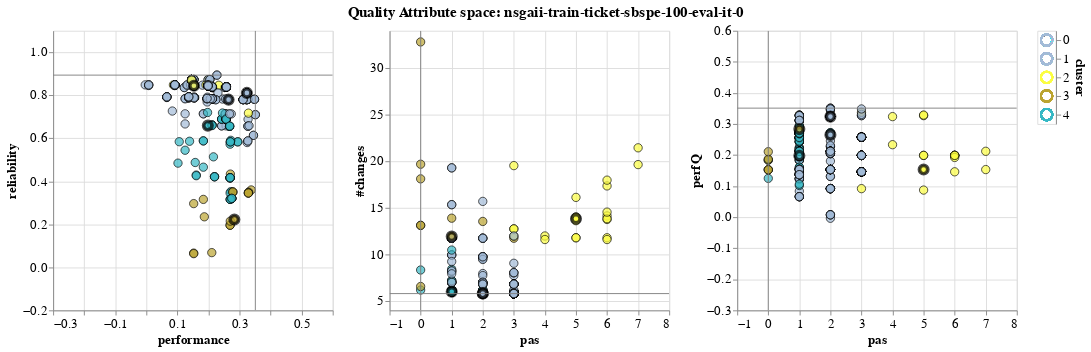

This figure's notebook cell:
### Code cell
it0_100_space.show_objective_space()
#it0_100_space.show_petal_plot(labels=True, size=(20,5))

### Figure 1 — Vega-Lite specification as saved in the notebook (floating-point values rounded to 4 significant figures; data arrays with more than 128 entries replaced by an {"elided": "..."} marker saying what was removed)
{"config": {"view": {"continuousWidth": 300, "continuousHeight": 300}, "axis": {"labelFontSize": 14, "titleFontSize": 14}, "title": {"anchor": "middle", "fontSize": 16}}, "hconcat": [{"layer": [{"data": {"name": "data-2d1ba5420361d02d88df1ad2eeaa3946"}, "mark": {"type": "circle", "size": 80, "stroke": "black"}, "encoding": {"color": {"condition": {"test": {"or": [{"param": "param_22"}, {"param": "param_21"}]}, "field": "cluster", "legend": null, "scale": {"domain": [0, 1, 2, 3, 4], "range": ["#a3bbd7", "#a3bbd7", "#fbfd42", "#bba431", "#37b8c5"]}, "type": "ordinal"}, "value": "transparent"}, "fillOpacity": {"condition": {"param": "param_21", "value": 1.0}, "value": 0.1}, "order": {"field": "prototype", "type": "ordinal"}, "strokeWidth": {"condition": {"test": "datum.prototype", "value": 4}, "value": 1}, "tooltip": [{"field": "solID", "type": "quantitative"}, {"field": "perfQ", "type": "quantitative"}, {"field": "reliability", "type": "quantitative"}, {"field": "#changes", "type": "quantitative"}, {"field": "pas", "type": "quantitative"}, {"field": "label", "type": "nominal"}, {"field": "cluster", "type": "quantitative"}], "x": {"axis": {"title": "performance"}, "field": "perfQ", "scale": {"domain": [-0.2035, 0.551]}, "type": "quantitative"}, "y": {"axis": {"title": "reliability"}, "field": "reliability", "scale": {"domain": [-0.1364, 1.094]}, "type": "quantitative"}}, "name": "view_17"}, {"data": {"name": "data-a882b69aa24ede90768e60862c534c30"}, "mark": {"type": "rule", "color": "gray"}, "encoding": {"x": {"field": "x", "type": "quantitative"}}}, {"data": {"name": "data-d15f5a37137abd46787b2a613625cd6e"}, "mark": {"type": "rule", "color": "gray"}, "encoding": {"y": {"field": "y", "type": "quantitative"}}}]}, {"layer": [{"data": {"name": "data-2d1ba5420361d02d88df1ad2eeaa3946"}, "mark": {"type": "circle", "size": 80, "stroke": "black"}, "encoding": {"color": {"condition": {"test": {"or": [{"param": "param_22"}, {"param": "param_21"}]}, "field": "cluster", "legend": null, "scale": {"domain": [0, 1, 2, 3, 4], "range": ["#a3bbd7", "#a3bbd7", "#fbfd42", "#bba431", "#37b8c5"]}, "type": "ordinal"}, "value": "transparent"}, "fillOpacity": {"condition": {"param": "param_21", "value": 1.0}, "value": 0.1}, "order": {"field": "prototype", "type": "ordinal"}, "strokeWidth": {"condition": {"test": "datum.prototype", "value": 4}, "value": 1}, "tooltip": [{"field": "solID", "type": "quantitative"}, {"field": "perfQ", "type": "quantitative"}, {"field": "reliability", "type": "quantitative"}, {"field": "#changes", "type": "quantitative"}, {"field": "pas", "type": "quantitative"}, {"field": "label", "type": "nominal"}, {"field": "cluster", "type": "quantitative"}], "x": {"axis": {"title": "pas"}, "field": "pas", "scale": {"domain": [-0.2, 7.2]}, "type": "quantitative"}, "y": {"axis": {"title": "#changes"}, "field": "#changes", "scale": {"domain": [5.6, 33.0]}, "type": "quantitative"}}, "name": "view_18"}, {"data": {"name": "data-6d8c1c24c6e6c01a5b03c8008eb22cfb"}, "mark": {"type": "rule", "color": "gray"}, "encoding": {"x": {"field": "x", "type": "quantitative"}}}, {"data": {"name": "data-9f769abb37160099fb6586b44b31a99b"}, "mark": {"type": "rule", "color": "gray"}, "encoding": {"y": {"field": "y", "type": "quantitative"}}}]}, {"layer": [{"data": {"name": "data-2d1ba5420361d02d88df1ad2eeaa3946"}, "mark": {"type": "circle", "size": 80, "stroke": "black"}, "encoding": {"color": {"condition": {"test": {"or": [{"param": "param_22"}, {"param": "param_21"}]}, "field": "cluster", "legend": null, "scale": {"domain": [0, 1, 2, 3, 4], "range": ["#a3bbd7", "#a3bbd7", "#fbfd42", "#bba431", "#37b8c5"]}, "type": "ordinal"}, "value": "transparent"}, "fillOpacity": {"condition": {"param": "param_21", "value": 1.0}, "value": 0.1}, "order": {"field": "prototype", "type": "ordinal"}, "strokeWidth": {"condition": {"test": "datum.prototype", "value": 4}, "value": 1}, "tooltip": [{"field": "solID", "type": "quantitative"}, {"field": "perfQ", "type": "quantitative"}, {"field": "reliability", "type": "quantitative"}, {"field": "#changes", "type": "quantitative"}, {"field": "pas", "type": "quantitative"}, {"field": "label", "type": "nominal"}, {"field": "cluster", "type": "quantitative"}], "x": {"axis": {"title": "pas"}, "field": "pas", "scale": {"domain": [-0.2, 7.2]}, "type": "quantitative"}, "y": {"axis": {"title": "perfQ"}, "field": "perfQ", "scale": {"domain": [-0.2035, 0.551]}, "type": "quantitative"}}, "name": "view_19"}, {"data": {"name": "data-6d8c1c24c6e6c01a5b03c8008eb22cfb"}, "mark": {"type": "rule", "color": "gray"}, "encoding": {"x": {"field": "x", "type": "quantitative"}}}, {"data": {"name": "data-d955647acf07d42250287c410e0bf731"}, "mark": {"type": "rule", "color": "gray"}, "encoding": {"y": {"field": "y", "type": "quantitative"}}}]}, {"data": {"name": "data-80c6d512feb102ba86c14f9adc74367e"}, "mark": {"type": "point", "size": 150}, "encoding": {"color": {"condition": {"test": {"or": [{"param": "param_22"}, {"param": "param_21"}]}, "field": "cluster", "legend": null, "scale": {"domain": [0, 1, 2, 3, 4], "range": ["#a3bbd7", "#a3bbd7", "#fbfd42", "#bba431", "#37b8c5"]}, "type": "ordinal"}, "value": "transparent"}, "y": {"axis": {"orient": "right"}, "field": "cluster", "type": "nominal"}}, "name": "view_20"}], "params": [{"name": "param_21", "select": {"type": "point"}, "views": ["view_17", "view_18", "view_19"]}, {"name": "param_23", "select": {"type": "interval", "encodings": ["x", "y"]}, "bind": "scales", "views": ["view_17"]}, {"name": "param_24", "select": {"type": "interval", "encodings": ["x", "y"]}, "bind": "scales", "views": ["view_18"]}, {"name": "param_25", "select": {"type": "interval", "encodings": ["x", "y"]}, "bind": "scales", "views": ["view_19"]}, {"name": "param_22", "select": {"type": "point", "fields": ["cluster"]}, "views": ["view_20"]}], "title": "Quality Attribute space: nsgaii-train-ticket-sbspe-100-eval-it-0", "$schema": "https://vega.github.io/schema/vega-lite/v5.8.0.json", "datasets": {"data-2d1ba5420361d02d88df1ad2eeaa3946": {"elided": "495 records"}, "data-a882b69aa24ede90768e60862c534c30": [{"x": 0.351}], "data-d15f5a37137abd46787b2a613625cd6e": [{"y": 0.8937}], "data-6d8c1c24c6e6c01a5b03c8008eb22cfb": [{"x": 0.0}], "data-9f769abb37160099fb6586b44b31a99b": [{"y": 5.8}], "data-d955647acf07d42250287c410e0bf731": [{"y": 0.351}], "data-80c6d512feb102ba86c14f9adc74367e": {"elided": "495 records"}}}
